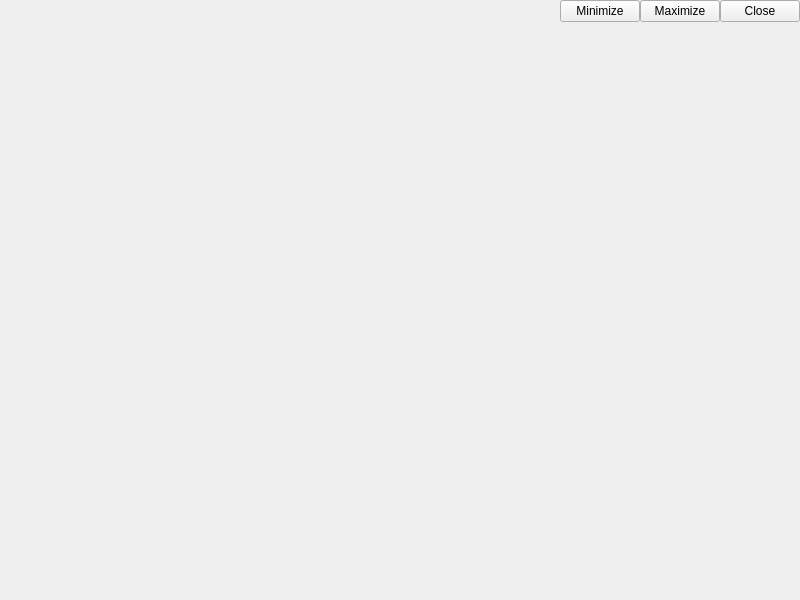
<?xml version="1.0" encoding="UTF-8"?>
<ui version="4.0">
 <class>rrdemo::cdom::qt::TabWindowMergeTitleBar</class>
 <widget class="QMainWindow" name="rrdemo::cdom::qt::TabWindowMergeTitleBar">
  <property name="geometry">
   <rect>
    <x>0</x>
    <y>0</y>
    <width>800</width>
    <height>600</height>
   </rect>
  </property>
  <widget class="QWidget" name="centralWidget">
   <layout class="QVBoxLayout" name="centralWidgetLayout">
    <property name="spacing">
     <number>0</number>
    </property>
    <property name="leftMargin">
     <number>0</number>
    </property>
    <property name="topMargin">
     <number>0</number>
    </property>
    <property name="rightMargin">
     <number>0</number>
    </property>
    <property name="bottomMargin">
     <number>0</number>
    </property>
    <item>
     <widget class="QWidget" name="titleBar" native="true">
      <layout class="QHBoxLayout" name="titleBarLayout">
       <property name="spacing">
        <number>0</number>
       </property>
       <property name="leftMargin">
        <number>0</number>
       </property>
       <property name="topMargin">
        <number>0</number>
       </property>
       <property name="rightMargin">
        <number>0</number>
       </property>
       <property name="bottomMargin">
        <number>0</number>
       </property>
       <item>
        <widget class="QWidget" name="tabBar" native="true">
         <property name="sizePolicy">
          <sizepolicy hsizetype="MinimumExpanding" vsizetype="Preferred">
           <horstretch>0</horstretch>
           <verstretch>0</verstretch>
          </sizepolicy>
         </property>
        </widget>
       </item>
       <item>
        <widget class="QPushButton" name="titleBarMinimizeButton">
         <property name="text">
          <string>Minimize</string>
         </property>
        </widget>
       </item>
       <item>
        <widget class="QPushButton" name="titleBarMaximizeButton">
         <property name="text">
          <string>Maximize</string>
         </property>
        </widget>
       </item>
       <item>
        <widget class="QPushButton" name="titleBarCloseButton">
         <property name="text">
          <string>Close</string>
         </property>
        </widget>
       </item>
      </layout>
     </widget>
    </item>
    <item>
     <spacer name="verticalSpacer">
      <property name="orientation">
       <enum>Qt::Vertical</enum>
      </property>
      <property name="sizeHint" stdset="0">
       <size>
        <width>20</width>
        <height>574</height>
       </size>
      </property>
     </spacer>
    </item>
   </layout>
  </widget>
 </widget>
 <resources/>
 <connections/>
</ui>
